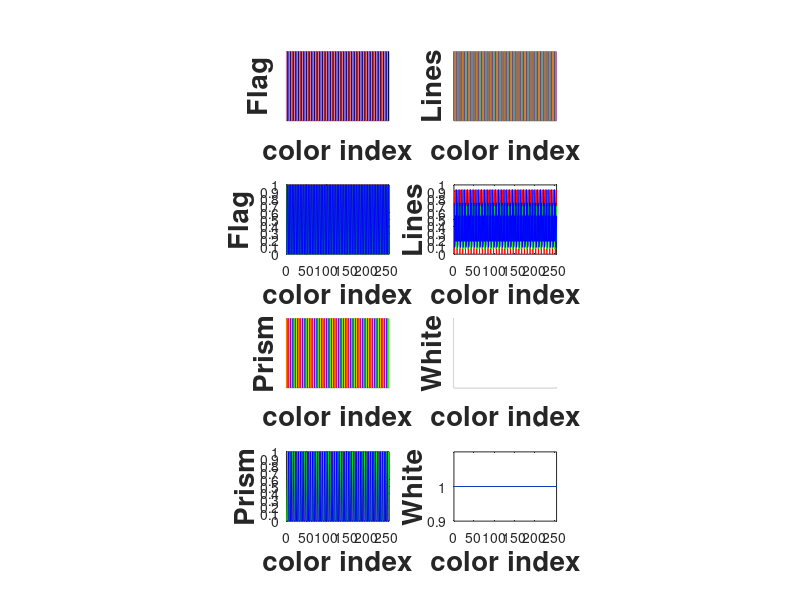

MATLAB code for this plot:
clear all; close all; clc;
fs=20;
h=figure('Position',[1 21 1366 670], ...
'Name','Colormaps Profiles');
## Show the 'flag' colormap profile and as an image
cmap=flag(256);
subplot(4, 4, 2);
ml=size(cmap,1)-1;
hold on;
for i=0:1:ml
plot([i i],[0 1],'color',cmap(i+1,:))
endfor
set(gca,'YTick',0:0:1)
set(gca,'XTick',0:0:256)
axis([0 256 0 1])
hold off;
ylabel("Flag",'fontsize',fs,'fontweight','bold')
xlabel("color index",'fontsize',fs,'fontweight','bold')
subplot(4, 4, 6);
rgbplot(cmap);
ylabel("Flag",'fontsize',fs,'fontweight','bold')
xlabel("color index",'fontsize',fs,'fontweight','bold')
## Show the 'Lines' colormap profile and as an image
cmap=lines(256);
subplot(4, 4, 3);
ml=size(cmap,1)-1;
hold on;
for i=0:1:ml
plot([i i],[0 1],'color',cmap(i+1,:))
endfor
set(gca,'YTick',0:0:1)
set(gca,'XTick',0:0:256)
axis([0 256 0 1])
hold off;
ylabel("Lines",'fontsize',fs,'fontweight','bold')
xlabel("color index",'fontsize',fs,'fontweight','bold')
subplot(4, 4, 7);
rgbplot(cmap);
ylabel("Lines",'fontsize',fs,'fontweight','bold')
xlabel("color index",'fontsize',fs,'fontweight','bold')
%%%%%%%%%%%%%%%%%%%%%%%%%%%%%%%%%%%%%%%%%%%%%%%%%%%%%%%%%%%%%%
%%%%%%%%%%%%%%%%%%%%%%%%%%%%%%%%%%%%%%%%%%%%%%%%%%%%%%%%%%%%%%
## Show the 'Prism' colormap profile and as an image
cmap=prism(256);
subplot(4, 4, 10);
ml=size(cmap,1)-1;
hold on;
for i=0:1:ml
plot([i i],[0 1],'color',cmap(i+1,:))
endfor
set(gca,'YTick',0:0:1)
set(gca,'XTick',0:0:256)
axis([0 256 0 1])
hold off;
ylabel("Prism",'fontsize',fs,'fontweight','bold')
xlabel("color index",'fontsize',fs,'fontweight','bold')
subplot(4, 4, 14);
rgbplot(cmap);
ylabel("Prism",'fontsize',fs,'fontweight','bold')
xlabel("color index",'fontsize',fs,'fontweight','bold')
## Show the 'White' colormap profile and as an image
cmap=white(256);
subplot(4, 4, 11);
ml=size(cmap,1)-1;
hold on;
for i=0:1:ml
plot([i i],[0 1],'color',cmap(i+1,:))
endfor
set(gca,'YTick',0:0:1)
set(gca,'XTick',0:0:256)
axis([0 256 0 1])
hold off;
ylabel("White",'fontsize',fs,'fontweight','bold')
xlabel("color index",'fontsize',fs,'fontweight','bold')
subplot(4, 4, 15);
rgbplot(cmap);
ylabel("White",'fontsize',fs,'fontweight','bold')
xlabel("color index",'fontsize',fs,'fontweight','bold')
